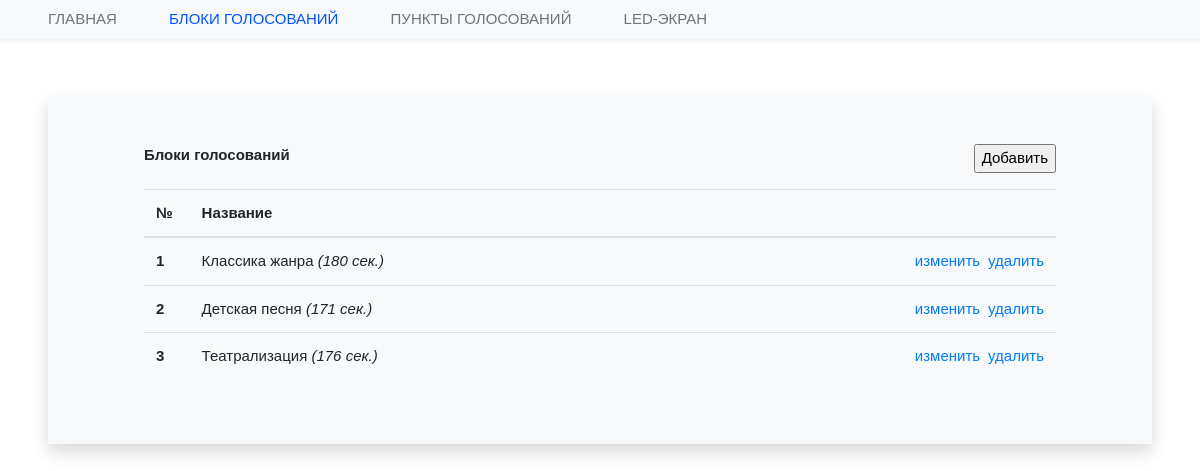
Page /publicvotes/themes (signed in) on the earlier database version.
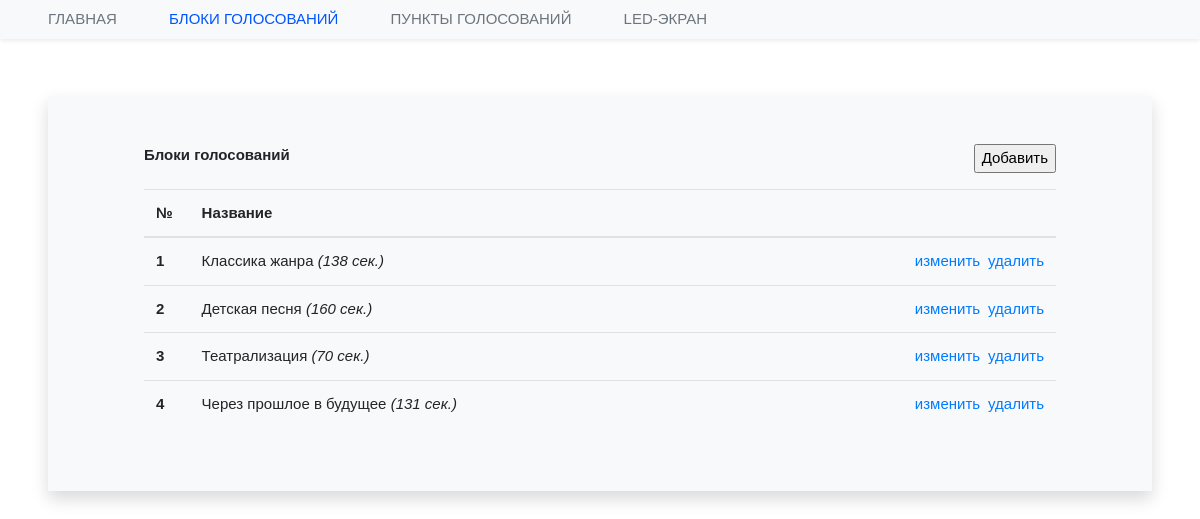
Same page on the later database version.
### publicvotes/models.py (models this page shows, shortened)
class Theme(models.Model):
	title = models.CharField(verbose_name="Блок голосования", max_length=250, blank=True)
	number = models.DecimalField(verbose_name="Номер", max_digits=2, decimal_places=0, default=1, blank=False)
	current = models.BooleanField("Текущее голосования", default=False)
	active = models.BooleanField("Активное голосования", default=False)
	zoom = models.BooleanField("Активное голосования", default=False)
	show_timer = models.BooleanField("Показывать таймер", default=False)
	count = models.DecimalField(verbose_name="Номер", max_digits=4, decimal_places=0, default=180, blank=False)
	theme_token = models.CharField(verbose_name="Токен", max_length=250, blank=True)
	registration_date = models.DateField(verbose_name="Дата создания", default=date.today)
	class Meta:
		ordering = ['title']
		verbose_name='Блок голосования'
		verbose_name_plural='Блоки голосований'

### publicvotes/views.py (the view)
# urls.py: path('themes', view_themes, name = 'themes'),
@login_required(login_url='/login/')
def view_themes(request):
	if not request.user.profile.admin_access:
		return redirect ('home')
	themes = Theme.objects.all().order_by('number')
	args = {
		'menu': 'blocks',
		'themes': themes
	}
	return render(request, 'publicvotes/view_themes.html', args)

### vote/utils.py (called while the page is built)
def base_context(request):
	protocol = 'http://'
	if request.is_secure():
		protocol = 'https://'
	no_user = protocol + str(get_current_site(request)) + settings.STATIC_URL + 'img/no-user.jpg'
	no_image = protocol + str(get_current_site(request)) + settings.STATIC_URL + 'img/no-image.png'
	cookie_flag = True
	if "coockes" in request.session:
		cookie_flag = False
		if request.user.is_authenticated:
			if request.session['coockes'] == '1' and not request.user.profile.cookies_agree:
				request.user.profile.cookies_agree = True
				request.user.profile.save()
	else:
		if request.user.is_authenticated:
			if request.user.profile.cookies_agree:
				cookie_flag = False
				request.session['coockes'] = '1'
	args = {
		'cookie_flag': cookie_flag,
		'no_user': no_user,
		'no_image': no_image,
	}
	return args

### publicvotes/templates/publicvotes/view_themes.html (shortened to what this page needs)
{% extends "base.html" %}
{% load objects_extras %}
{% load static %}
{% block content %}
	<div class="row align-middle px-5">
		<div class="col-md-6">
			<b>Блоки голосований</b>
		</div>
		<div class="col-md-6 text-right">
			<input type="button" value="Добавить" name="add-theme" id="add_theme" class="show-loader">
		</div>
	</div>
	<div class="text-left mt-3 px-5">
		<table class="table">
			<thead>
				<tr>
					<th scope="col" class="table-cel-width-5 align-middle">№</th>
					<th scope="col" class="table-cel-width-75 align-middle">Название</th>
					<th scope="col" class="table-cel-width-20 align-middle text-center"></th>
				</tr>
			</thead>
			<tbody>
				{% for theme in themes %}
					<tr class="">
						<th scope="row" class="align-middle">{{ theme.number }}</th>
						<td class="align-middle">{{ theme.title }} <em>({{ theme.count }} сек.)</em></td>
						<td class="align-middle text-right"><a href="{% url 'publicvotes:edit_theme' pk=theme.pk %}" class="mr-2">изменить</a><a href="{% url 'publicvotes:delete_theme' pk=theme.pk %}">удалить</a></td>
					</tr>
				{% endfor %}
			</tbody>
		</table>
	</div>
{% endblock %}

Differences in the rows shown:
changed Theme "Классика жанра": count "180" → "138"
changed Theme "Детская песня": count "171" → "160"
changed Theme "Театрализация": count "176" → "70"
added Theme: number "4", title "Через прошлое в будущее", count "131"
